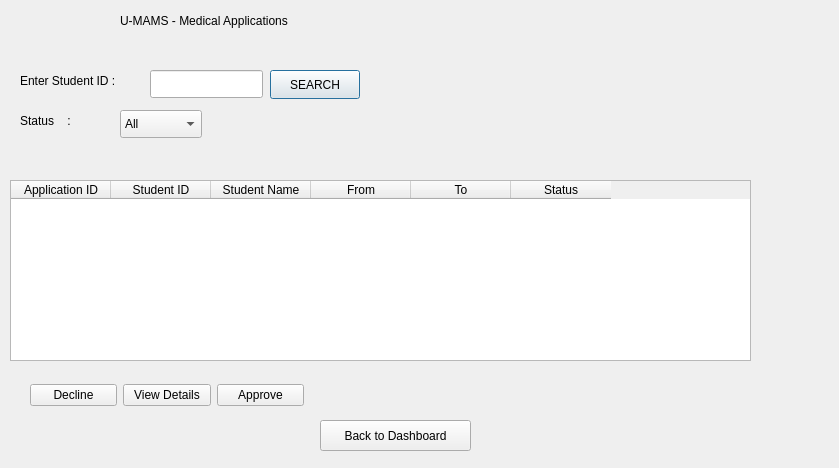
<?xml version="1.0" encoding="UTF-8"?>
<ui version="4.0">
 <class>Dialog</class>
 <widget class="QDialog" name="Dialog">
  <property name="geometry">
   <rect>
    <x>0</x>
    <y>0</y>
    <width>839</width>
    <height>468</height>
   </rect>
  </property>
  <property name="windowTitle">
   <string>Dialog</string>
  </property>
  <widget class="QLabel" name="lblTitle">
   <property name="geometry">
    <rect>
     <x>120</x>
     <y>10</y>
     <width>191</width>
     <height>21</height>
    </rect>
   </property>
   <property name="text">
    <string>U-MAMS - Medical Applications</string>
   </property>
  </widget>
  <widget class="QLineEdit" name="txtSearchStudentID">
   <property name="geometry">
    <rect>
     <x>150</x>
     <y>70</y>
     <width>113</width>
     <height>28</height>
    </rect>
   </property>
  </widget>
  <widget class="QLabel" name="lblSearchStudentID">
   <property name="geometry">
    <rect>
     <x>20</x>
     <y>70</y>
     <width>121</width>
     <height>21</height>
    </rect>
   </property>
   <property name="text">
    <string>Enter Student ID :</string>
   </property>
  </widget>
  <widget class="QPushButton" name="btnSearch">
   <property name="geometry">
    <rect>
     <x>270</x>
     <y>70</y>
     <width>90</width>
     <height>29</height>
    </rect>
   </property>
   <property name="text">
    <string>SEARCH</string>
   </property>
  </widget>
  <widget class="QTableWidget" name="tblApplications">
   <property name="geometry">
    <rect>
     <x>10</x>
     <y>180</y>
     <width>741</width>
     <height>181</height>
    </rect>
   </property>
   <property name="columnCount">
    <number>6</number>
   </property>
   <column>
    <property name="text">
     <string>Application ID</string>
    </property>
   </column>
   <column>
    <property name="text">
     <string>Student ID</string>
    </property>
   </column>
   <column>
    <property name="text">
     <string>Student Name</string>
    </property>
   </column>
   <column>
    <property name="text">
     <string>From</string>
    </property>
   </column>
   <column>
    <property name="text">
     <string>To</string>
    </property>
   </column>
   <column>
    <property name="text">
     <string>Status</string>
    </property>
   </column>
  </widget>
  <widget class="QComboBox" name="cmbStatus">
   <property name="geometry">
    <rect>
     <x>120</x>
     <y>110</y>
     <width>82</width>
     <height>28</height>
    </rect>
   </property>
   <item>
    <property name="text">
     <string>All</string>
    </property>
   </item>
   <item>
    <property name="text">
     <string>Pending</string>
    </property>
   </item>
   <item>
    <property name="text">
     <string>Approved</string>
    </property>
   </item>
   <item>
    <property name="text">
     <string>Declined</string>
    </property>
   </item>
  </widget>
  <widget class="QLabel" name="lblStatus">
   <property name="geometry">
    <rect>
     <x>20</x>
     <y>110</y>
     <width>101</width>
     <height>21</height>
    </rect>
   </property>
   <property name="text">
    <string>Status    :</string>
   </property>
  </widget>
  <widget class="QPushButton" name="btnBack">
   <property name="geometry">
    <rect>
     <x>320</x>
     <y>420</y>
     <width>151</width>
     <height>31</height>
    </rect>
   </property>
   <property name="text">
    <string>Back to Dashboard</string>
   </property>
  </widget>
  <widget class="QWidget" name="layoutWidget">
   <property name="geometry">
    <rect>
     <x>30</x>
     <y>380</y>
     <width>274</width>
     <height>31</height>
    </rect>
   </property>
   <layout class="QHBoxLayout" name="horizontalLayout">
    <item>
     <widget class="QPushButton" name="btnDecline">
      <property name="text">
       <string>Decline</string>
      </property>
     </widget>
    </item>
    <item>
     <widget class="QPushButton" name="btnViewDetails">
      <property name="text">
       <string>View Details</string>
      </property>
     </widget>
    </item>
    <item>
     <widget class="QPushButton" name="btnApprove">
      <property name="text">
       <string>Approve</string>
      </property>
     </widget>
    </item>
   </layout>
  </widget>
 </widget>
 <resources/>
 <connections/>
</ui>
